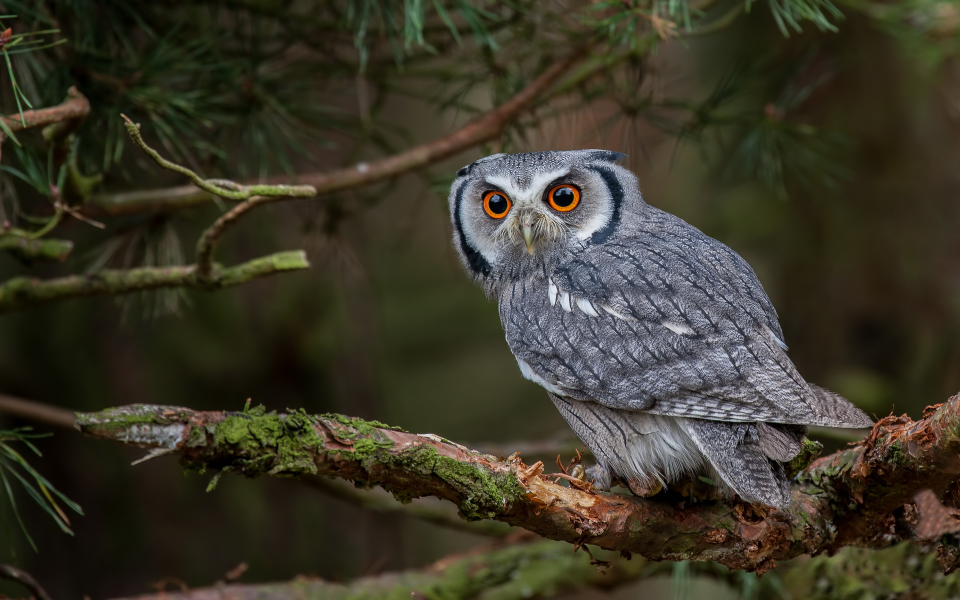
#> input picture owl.jpeg, 1920 x 1200 px (shown at 1/2 size)
$ python 7.2.py
#> lines starting #> are read from the running program, lines starting #| are printed output that depends on the picture
from PIL import Image


with Image.open("owl.jpeg") as img:
#> img is the input picture: PIL image 1920x1200 RGB; mean R, G, B 58.7, 54.9, 40
    resized_img = img.reduce(3)
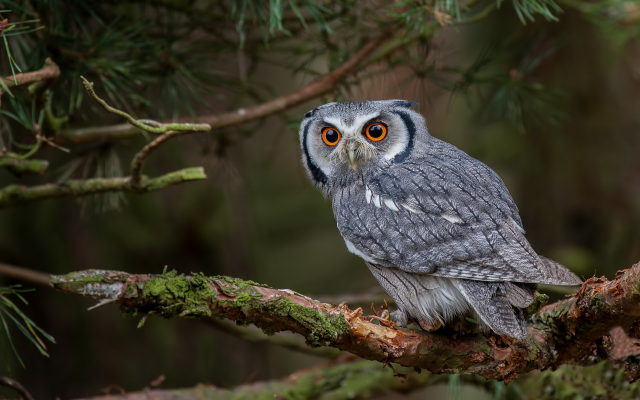
#> resized_img: PIL image 640x400 RGB; mean R, G, B 58.6, 54.8, 39.9
    resized_img.save("resized_owl.jpeg")
    inverted_img = img.transpose(Image.FLIP_TOP_BOTTOM)
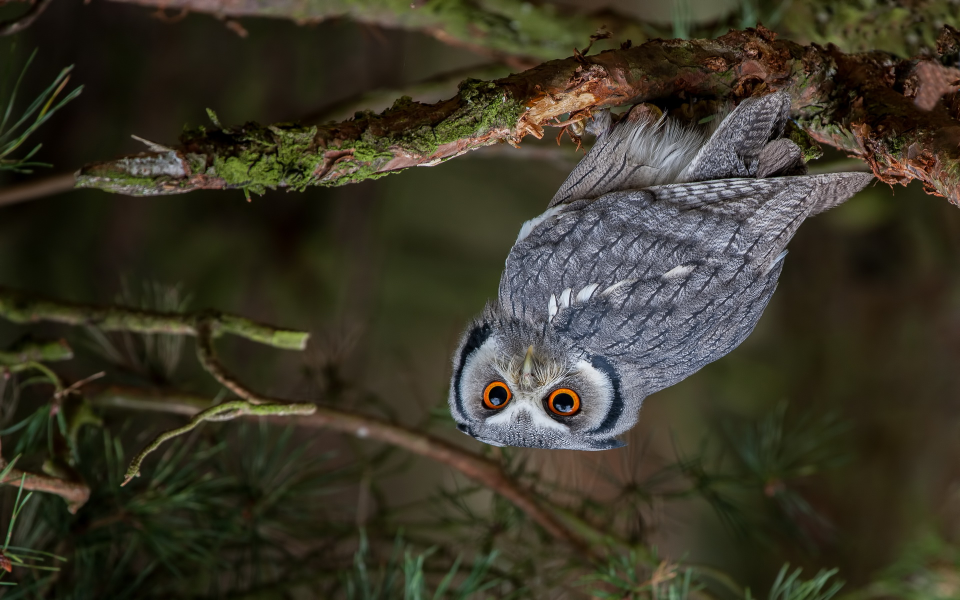
#> inverted_img: PIL image 1920x1200 RGB (shown at 1/2 size); mean R, G, B 58.7, 54.9, 40
    inverted_img.save("inverted_owl.jpeg")
    mirrored_img = img.transpose(Image.FLIP_LEFT_RIGHT)
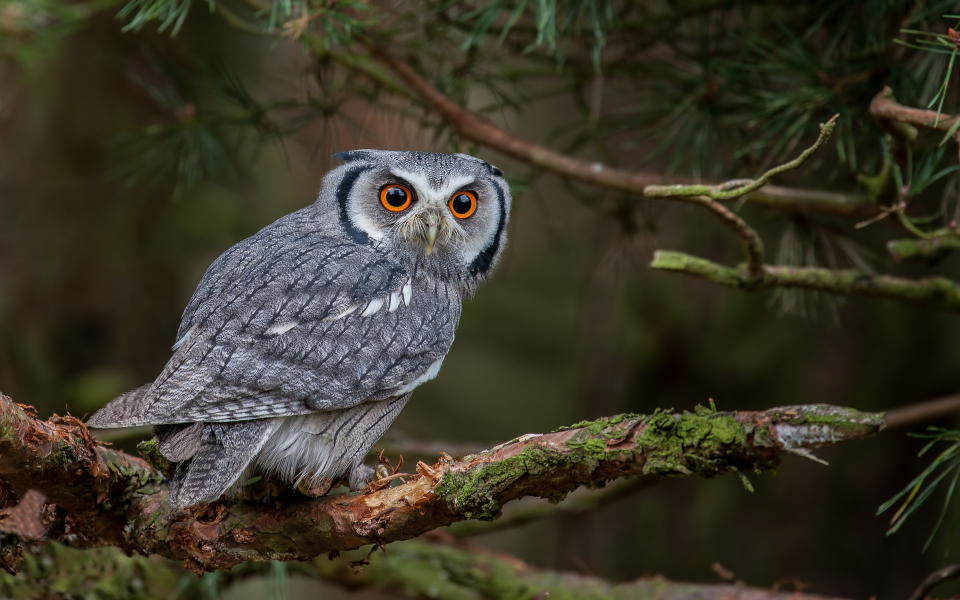
#> mirrored_img: PIL image 1920x1200 RGB (shown at 1/2 size); mean R, G, B 58.7, 54.9, 40
    mirrored_img.save("mirrored_owl.jpeg")

$ run again, with 1.jpeg copied over owl.jpeg
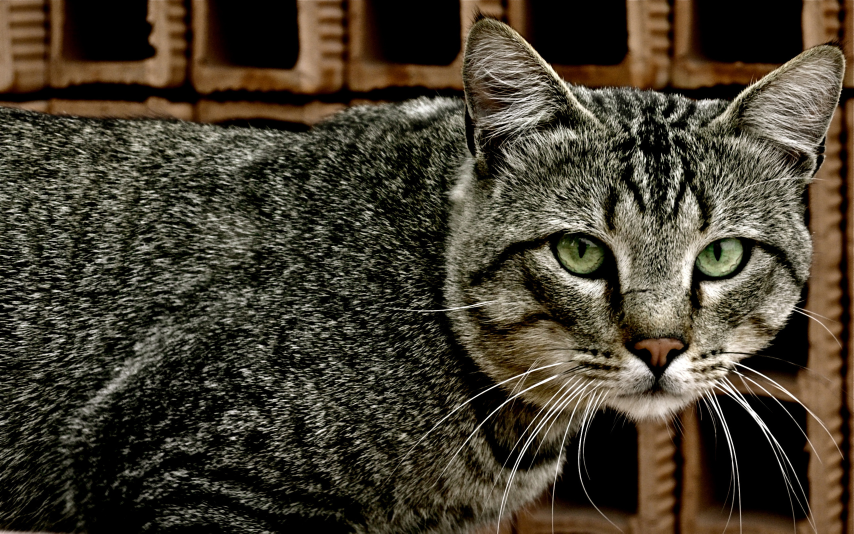
#> input picture 1.jpeg, 2560 x 1600 px (shown at 1/3 size)
#> img is the input picture: PIL image 2560x1600 RGB; mean R, G, B 68.9, 61.3, 47.1
#> `inverted_img = img.transpose(Image.FLIP_TOP_BOTTOM)`:
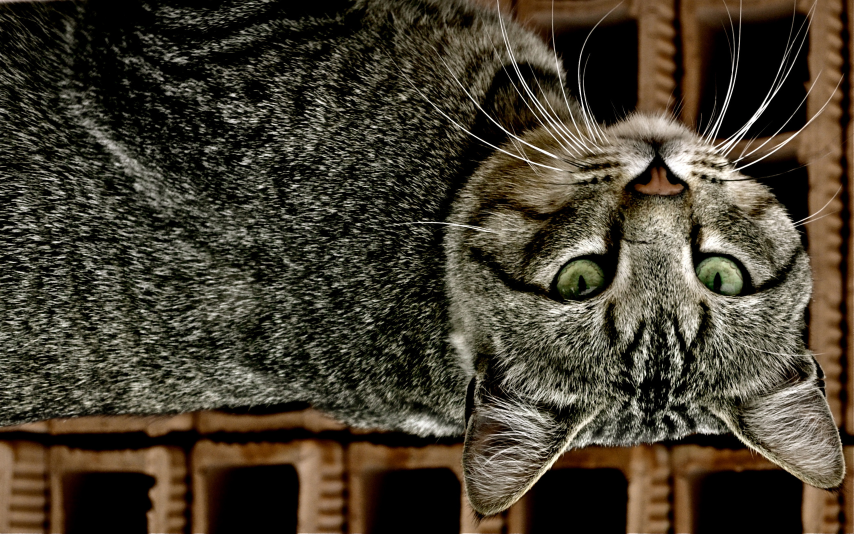
#> inverted_img: PIL image 2560x1600 RGB (shown at 1/3 size); mean R, G, B 68.9, 61.3, 47.1
#> `mirrored_img = img.transpose(Image.FLIP_LEFT_RIGHT)`:
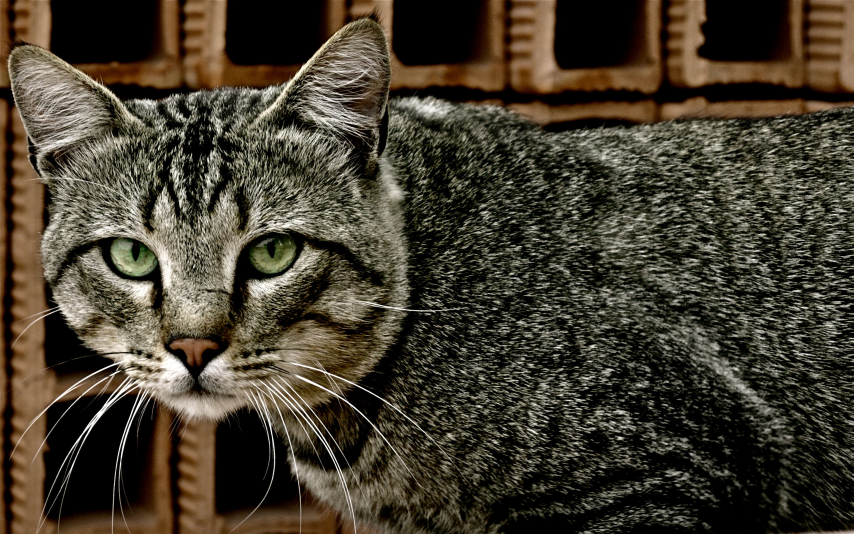
#> mirrored_img: PIL image 2560x1600 RGB (shown at 1/3 size); mean R, G, B 68.9, 61.3, 47.1

$ run again, with 2.jpeg copied over owl.jpeg
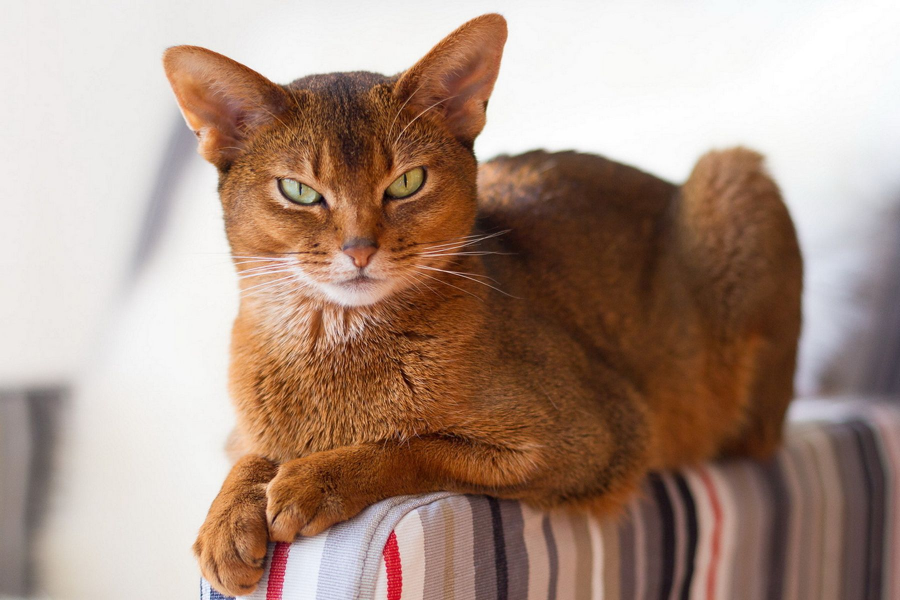
#> input picture 2.jpeg, 1800 x 1200 px (shown at 1/2 size)
#> img is the input picture: PIL image 1800x1200 RGB; mean R, G, B 171.1, 145.8, 131.8
#> `inverted_img = img.transpose(Image.FLIP_TOP_BOTTOM)`:
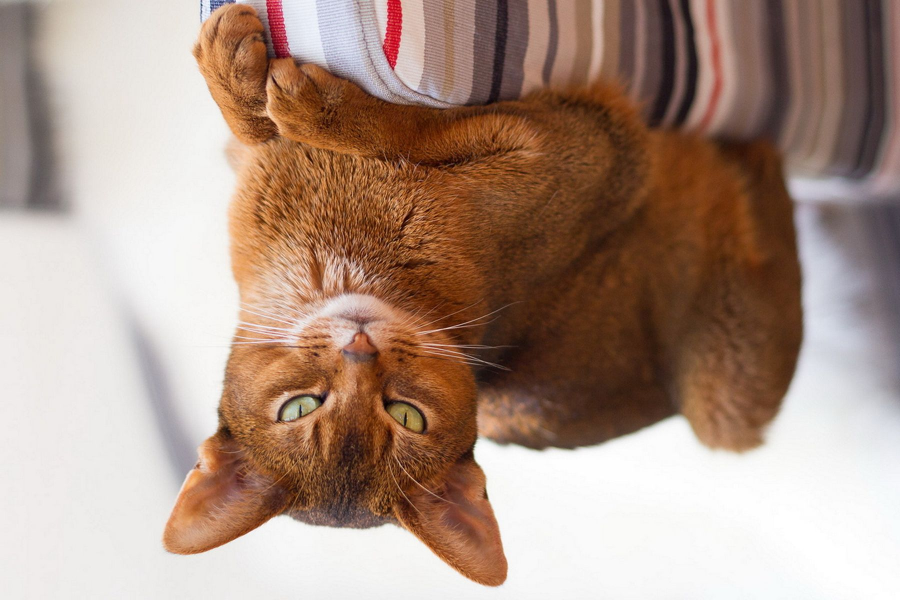
#> inverted_img: PIL image 1800x1200 RGB (shown at 1/2 size); mean R, G, B 171.1, 145.8, 131.8
#> `mirrored_img = img.transpose(Image.FLIP_LEFT_RIGHT)`:
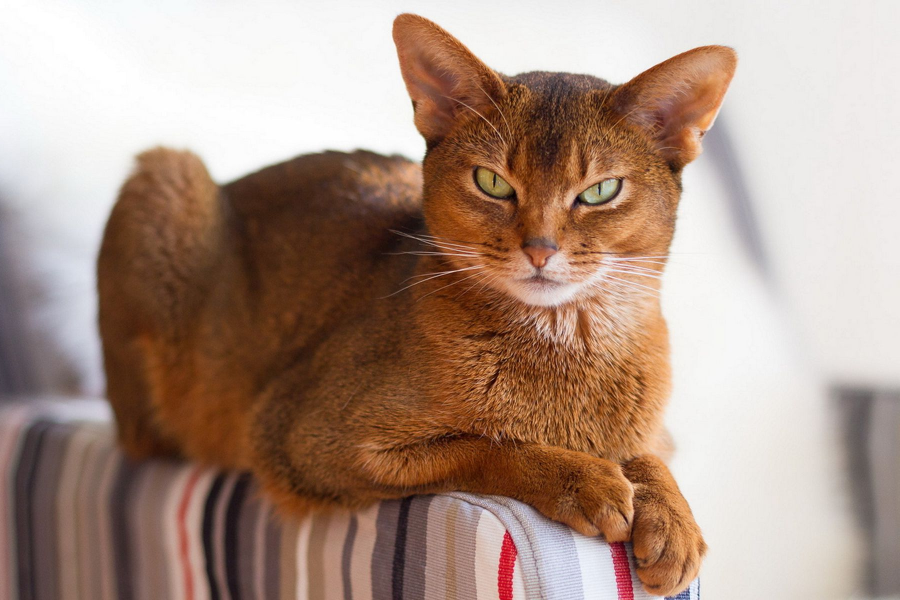
#> mirrored_img: PIL image 1800x1200 RGB (shown at 1/2 size); mean R, G, B 171.1, 145.8, 131.8
